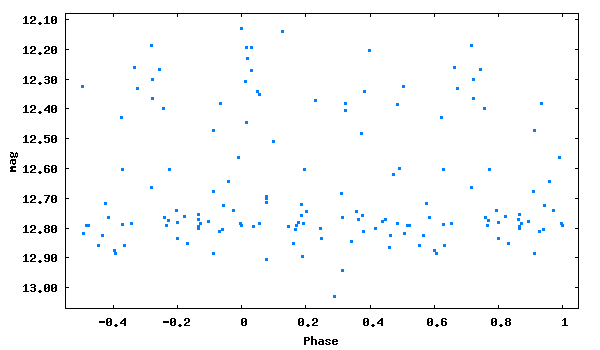

Source code (gnuplot):
set term png size 600,350 medium
set colors classic
set output 'phase_lc_10.png'
set xlabel 'Phase'
set ylabel 'mag'
#set title 'JDmax = 2446761.26400 + 0.1062278 x E'
set format y '%5.2f'
plot [-0.55:1.05][13.07:12.08] "phase_lc_10.dat" linecolor 3 pointtype 5 pointsize 0.3 title ""
